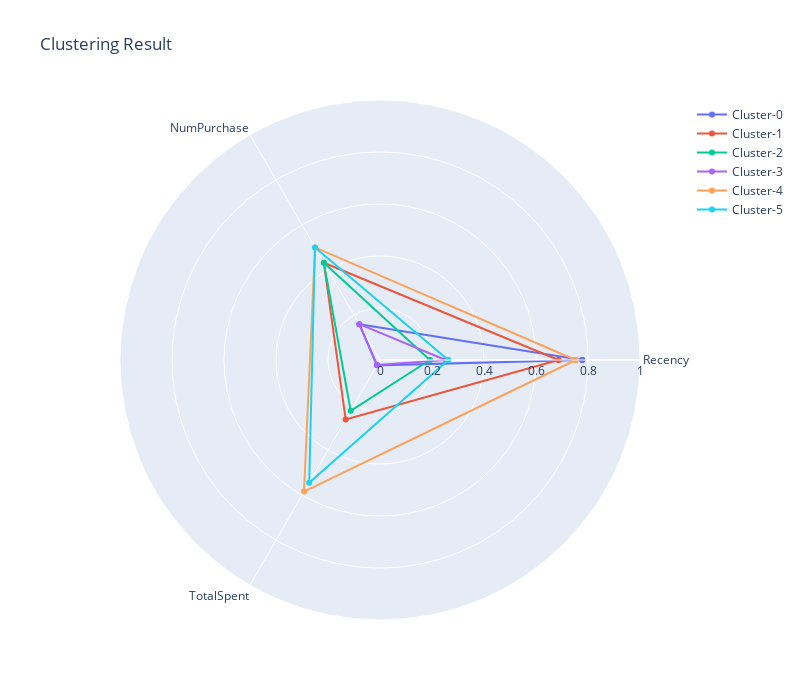

Here is the notebook cell this chart was saved with:
### Code cell
fig = go.Figure()

# Loop over the number of clusters (0 to 7)
for i in range(6):
    fig.add_trace(
        go.Scatterpolar(
            r=hasilclgroup.loc[i].values.tolist() + hasilclgroup.loc[i].values.tolist()[:1],
            theta=hasilclgroup.columns.tolist() + hasilclgroup.columns.tolist()[:1],
            name="Cluster-%s"%i,
            showlegend=True,
        )
    )

fig.update_layout(
    polar=dict(
        radialaxis=dict(
            visible=True,
            range=[0, 1]
        )
    ),
    title="Clustering Result",
    autosize=False,
    width=800,  
    height=700
)

fig.show()

### Figure 1 — Plotly figure (JSON) as saved in the notebook; plotly's stock layout.template omitted (floating-point values rounded to 4 significant figures)
{"data": [{"name": "Cluster-0", "r": [0.7778, 0.1591, 0.02381, 0.7778], "showlegend": true, "theta": ["Recency", "NumPurchase", "TotalSpent", "Recency"], "type": "scatterpolar"}, {"name": "Cluster-1", "r": [0.6869, 0.4318, 0.2641, 0.6869], "showlegend": true, "theta": ["Recency", "NumPurchase", "TotalSpent", "Recency"], "type": "scatterpolar"}, {"name": "Cluster-2", "r": [0.1919, 0.4318, 0.2254, 0.1919], "showlegend": true, "theta": ["Recency", "NumPurchase", "TotalSpent", "Recency"], "type": "scatterpolar"}, {"name": "Cluster-3", "r": [0.2525, 0.1591, 0.02222, 0.2525], "showlegend": true, "theta": ["Recency", "NumPurchase", "TotalSpent", "Recency"], "type": "scatterpolar"}, {"name": "Cluster-4", "r": [0.7525, 0.5, 0.5843, 0.7525], "showlegend": true, "theta": ["Recency", "NumPurchase", "TotalSpent", "Recency"], "type": "scatterpolar"}, {"name": "Cluster-5", "r": [0.2626, 0.5, 0.5446, 0.2626], "showlegend": true, "theta": ["Recency", "NumPurchase", "TotalSpent", "Recency"], "type": "scatterpolar"}], "layout": {"autosize": false, "height": 700, "polar": {"radialaxis": {"range": [0, 1], "visible": true}}, "title": {"text": "Clustering Result"}, "width": 800}}
